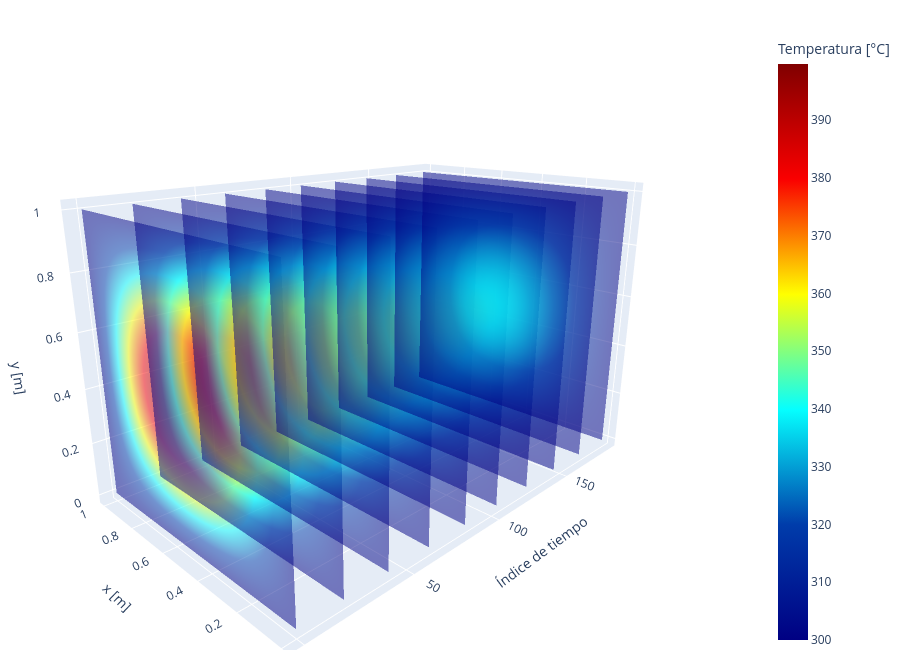

Notebook cell for this chart:
### Code cell
fig = graficar_planos(
    Temperatura, Lx, Ly,
    n_planos=10,
    opacidad=0.5
)
fig.show()

### Figure 1 — Plotly figure (JSON) as saved in the notebook; plotly's stock layout.template omitted (floating-point values rounded to 4 significant figures; data arrays with more than 128 entries replaced by an {"elided": "..."} marker saying what was removed)
{"data": [{"cmax": 399.7, "cmin": 300.0, "colorbar": {"title": {"text": "Temperatura [°C]"}}, "colorscale": [[0.0, "rgb(0,0,131)"], [0.2, "rgb(0,60,170)"], [0.4, "rgb(5,255,255)"], [0.6, "rgb(255,255,0)"], [0.8, "rgb(250,0,0)"], [1.0, "rgb(128,0,0)"]], "hovertemplate": "Tiempo / índice = %{x:.3f}<br>x = %{y:.3f} m<br>y = %{z:.3f} m<br>T = %{surfacecolor:.2f} °C<extra>%{fullData.name}</extra>", "lighting": {"ambient": 1, "diffuse": 0, "specular": 0}, "name": "Temperatura[0]", "opacity": 0.5, "showscale": true, "surfacecolor": {"elided": "30x30 float values"}, "type": "surface", "x": {"elided": "30x30 float values"}, "y": {"elided": "30x30 float values"}, "z": {"elided": "30x30 float values"}}, {"cmax": 399.7, "cmin": 300.0, "colorbar": {"title": {"text": "Temperatura [°C]"}}, "colorscale": [[0.0, "rgb(0,0,131)"], [0.2, "rgb(0,60,170)"], [0.4, "rgb(5,255,255)"], [0.6, "rgb(255,255,0)"], [0.8, "rgb(250,0,0)"], [1.0, "rgb(128,0,0)"]], "hovertemplate": "Tiempo / índice = %{x:.3f}<br>x = %{y:.3f} m<br>y = %{z:.3f} m<br>T = %{surfacecolor:.2f} °C<extra>%{fullData.name}</extra>", "lighting": {"ambient": 1, "diffuse": 0, "specular": 0}, "name": "Temperatura[20]", "opacity": 0.5, "showscale": false, "surfacecolor": {"elided": "30x30 float values"}, "type": "surface", "x": {"elided": "30x30 float values"}, "y": {"elided": "30x30 float values"}, "z": {"elided": "30x30 float values"}}, {"cmax": 399.7, "cmin": 300.0, "colorbar": {"title": {"text": "Temperatura [°C]"}}, "colorscale": [[0.0, "rgb(0,0,131)"], [0.2, "rgb(0,60,170)"], [0.4, "rgb(5,255,255)"], [0.6, "rgb(255,255,0)"], [0.8, "rgb(250,0,0)"], [1.0, "rgb(128,0,0)"]], "hovertemplate": "Tiempo / índice = %{x:.3f}<br>x = %{y:.3f} m<br>y = %{z:.3f} m<br>T = %{surfacecolor:.2f} °C<extra>%{fullData.name}</extra>", "lighting": {"ambient": 1, "diffuse": 0, "specular": 0}, "name": "Temperatura[41]", "opacity": 0.5, "showscale": false, "surfacecolor": {"elided": "30x30 float values"}, "type": "surface", "x": {"elided": "30x30 float values"}, "y": {"elided": "30x30 float values"}, "z": {"elided": "30x30 float values"}}, {"cmax": 399.7, "cmin": 300.0, "colorbar": {"title": {"text": "Temperatura [°C]"}}, "colorscale": [[0.0, "rgb(0,0,131)"], [0.2, "rgb(0,60,170)"], [0.4, "rgb(5,255,255)"], [0.6, "rgb(255,255,0)"], [0.8, "rgb(250,0,0)"], [1.0, "rgb(128,0,0)"]], "hovertemplate": "Tiempo / índice = %{x:.3f}<br>x = %{y:.3f} m<br>y = %{z:.3f} m<br>T = %{surfacecolor:.2f} °C<extra>%{fullData.name}</extra>", "lighting": {"ambient": 1, "diffuse": 0, "specular": 0}, "name": "Temperatura[62]", "opacity": 0.5, "showscale": false, "surfacecolor": {"elided": "30x30 float values"}, "type": "surface", "x": {"elided": "30x30 float values"}, "y": {"elided": "30x30 float values"}, "z": {"elided": "30x30 float values"}}, {"cmax": 399.7, "cmin": 300.0, "colorbar": {"title": {"text": "Temperatura [°C]"}}, "colorscale": [[0.0, "rgb(0,0,131)"], [0.2, "rgb(0,60,170)"], [0.4, "rgb(5,255,255)"], [0.6, "rgb(255,255,0)"], [0.8, "rgb(250,0,0)"], [1.0, "rgb(128,0,0)"]], "hovertemplate": "Tiempo / índice = %{x:.3f}<br>x = %{y:.3f} m<br>y = %{z:.3f} m<br>T = %{surfacecolor:.2f} °C<extra>%{fullData.name}</extra>", "lighting": {"ambient": 1, "diffuse": 0, "specular": 0}, "name": "Temperatura[83]", "opacity": 0.5, "showscale": false, "surfacecolor": {"elided": "30x30 float values"}, "type": "surface", "x": {"elided": "30x30 float values"}, "y": {"elided": "30x30 float values"}, "z": {"elided": "30x30 float values"}}, {"cmax": 399.7, "cmin": 300.0, "colorbar": {"title": {"text": "Temperatura [°C]"}}, "colorscale": [[0.0, "rgb(0,0,131)"], [0.2, "rgb(0,60,170)"], [0.4, "rgb(5,255,255)"], [0.6, "rgb(255,255,0)"], [0.8, "rgb(250,0,0)"], [1.0, "rgb(128,0,0)"]], "hovertemplate": "Tiempo / índice = %{x:.3f}<br>x = %{y:.3f} m<br>y = %{z:.3f} m<br>T = %{surfacecolor:.2f} °C<extra>%{fullData.name}</extra>", "lighting": {"ambient": 1, "diffuse": 0, "specular": 0}, "name": "Temperatura[103]", "opacity": 0.5, "showscale": false, "surfacecolor": {"elided": "30x30 float values"}, "type": "surface", "x": {"elided": "30x30 float values"}, "y": {"elided": "30x30 float values"}, "z": {"elided": "30x30 float values"}}, {"cmax": 399.7, "cmin": 300.0, "colorbar": {"title": {"text": "Temperatura [°C]"}}, "colorscale": [[0.0, "rgb(0,0,131)"], [0.2, "rgb(0,60,170)"], [0.4, "rgb(5,255,255)"], [0.6, "rgb(255,255,0)"], [0.8, "rgb(250,0,0)"], [1.0, "rgb(128,0,0)"]], "hovertemplate": "Tiempo / índice = %{x:.3f}<br>x = %{y:.3f} m<br>y = %{z:.3f} m<br>T = %{surfacecolor:.2f} °C<extra>%{fullData.name}</extra>", "lighting": {"ambient": 1, "diffuse": 0, "specular": 0}, "name": "Temperatura[124]", "opacity": 0.5, "showscale": false, "surfacecolor": {"elided": "30x30 float values"}, "type": "surface", "x": {"elided": "30x30 float values"}, "y": {"elided": "30x30 float values"}, "z": {"elided": "30x30 float values"}}, {"cmax": 399.7, "cmin": 300.0, "colorbar": {"title": {"text": "Temperatura [°C]"}}, "colorscale": [[0.0, "rgb(0,0,131)"], [0.2, "rgb(0,60,170)"], [0.4, "rgb(5,255,255)"], [0.6, "rgb(255,255,0)"], [0.8, "rgb(250,0,0)"], [1.0, "rgb(128,0,0)"]], "hovertemplate": "Tiempo / índice = %{x:.3f}<br>x = %{y:.3f} m<br>y = %{z:.3f} m<br>T = %{surfacecolor:.2f} °C<extra>%{fullData.name}</extra>", "lighting": {"ambient": 1, "diffuse": 0, "specular": 0}, "name": "Temperatura[145]", "opacity": 0.5, "showscale": false, "surfacecolor": {"elided": "30x30 float values"}, "type": "surface", "x": {"elided": "30x30 float values"}, "y": {"elided": "30x30 float values"}, "z": {"elided": "30x30 float values"}}, {"cmax": 399.7, "cmin": 300.0, "colorbar": {"title": {"text": "Temperatura [°C]"}}, "colorscale": [[0.0, "rgb(0,0,131)"], [0.2, "rgb(0,60,170)"], [0.4, "rgb(5,255,255)"], [0.6, "rgb(255,255,0)"], [0.8, "rgb(250,0,0)"], [1.0, "rgb(128,0,0)"]], "hovertemplate": "Tiempo / índice = %{x:.3f}<br>x = %{y:.3f} m<br>y = %{z:.3f} m<br>T = %{surfacecolor:.2f} °C<extra>%{fullData.name}</extra>", "lighting": {"ambient": 1, "diffuse": 0, "specular": 0}, "name": "Temperatura[166]", "opacity": 0.5, "showscale": false, "surfacecolor": {"elided": "30x30 float values"}, "type": "surface", "x": {"elided": "30x30 float values"}, "y": {"elided": "30x30 float values"}, "z": {"elided": "30x30 float values"}}, {"cmax": 399.7, "cmin": 300.0, "colorbar": {"title": {"text": "Temperatura [°C]"}}, "colorscale": [[0.0, "rgb(0,0,131)"], [0.2, "rgb(0,60,170)"], [0.4, "rgb(5,255,255)"], [0.6, "rgb(255,255,0)"], [0.8, "rgb(250,0,0)"], [1.0, "rgb(128,0,0)"]], "hovertemplate": "Tiempo / índice = %{x:.3f}<br>x = %{y:.3f} m<br>y = %{z:.3f} m<br>T = %{surfacecolor:.2f} °C<extra>%{fullData.name}</extra>", "lighting": {"ambient": 1, "diffuse": 0, "specular": 0}, "name": "Temperatura[187]", "opacity": 0.5, "showscale": false, "surfacecolor": {"elided": "30x30 float values"}, "type": "surface", "x": {"elided": "30x30 float values"}, "y": {"elided": "30x30 float values"}, "z": {"elided": "30x30 float values"}}], "layout": {"height": 650, "margin": {"b": 0, "l": 0, "r": 0, "t": 30}, "scene": {"aspectmode": "manual", "aspectratio": {"x": 1.6, "y": 1, "z": 1.0}, "camera": {"eye": {"x": -1.7, "y": -1.7, "z": 0.8}}, "xaxis": {"title": {"text": "Índice de tiempo"}}, "yaxis": {"title": {"text": "x [m]"}}, "zaxis": {"title": {"text": "y [m]"}}}}}
